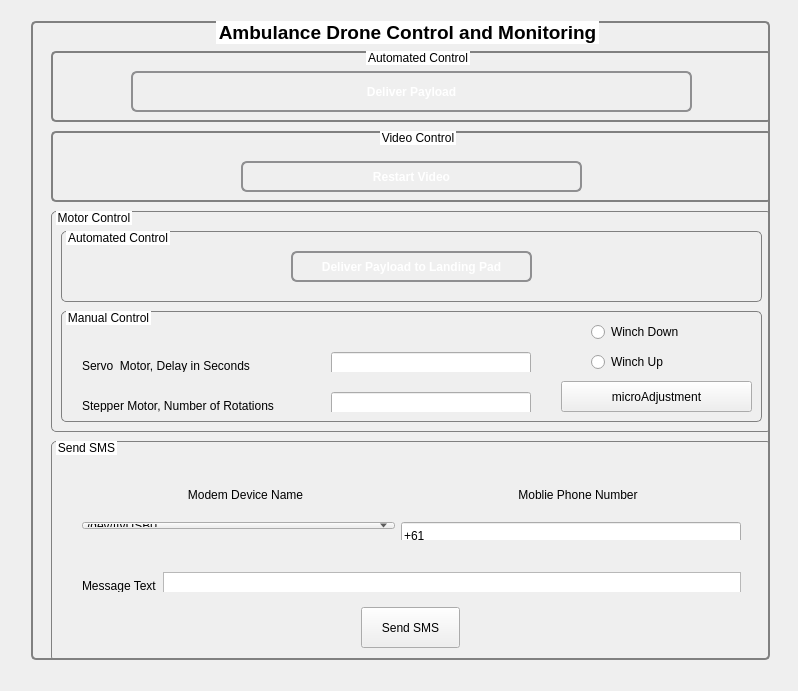
<?xml version="1.0" encoding="UTF-8"?>
<ui version="4.0">
 <class>ambulance</class>
 <widget class="QWidget" name="ambulance">
  <property name="geometry">
   <rect>
    <x>0</x>
    <y>0</y>
    <width>798</width>
    <height>691</height>
   </rect>
  </property>
  <property name="windowTitle">
   <string>ambulance</string>
  </property>
  <widget class="QWidget" name="gridLayoutWidget">
   <property name="geometry">
    <rect>
     <x>20</x>
     <y>10</y>
     <width>761</width>
     <height>661</height>
    </rect>
   </property>
   <layout class="QGridLayout" name="ambulanceGridLayout">
    <item row="0" column="0">
     <widget class="QGroupBox" name="payloadDeliveryGroupBox">
      <property name="font">
       <font>
        <pointsize>14</pointsize>
        <weight>75</weight>
        <bold>true</bold>
       </font>
      </property>
      <property name="accessibleName">
       <string/>
      </property>
      <property name="styleSheet">
       <string notr="true">QGroupBox {
          border: 2px solid grey;
          border-radius: 5px;
          margin-top: 1ex;
}

QGroupBox::title {
 	subcontrol-origin: margin;
    subcontrol-position: top center; 
    top: 0px; left: 5px; bottom: 0px;
	background-color: white;
 }


</string>
      </property>
      <property name="title">
       <string>Ambulance Drone Control and Monitoring</string>
      </property>
      <property name="alignment">
       <set>Qt::AlignCenter</set>
      </property>
      <widget class="QGroupBox" name="motorControlGroupBox">
       <property name="geometry">
        <rect>
         <x>20</x>
         <y>190</y>
         <width>721</width>
         <height>221</height>
        </rect>
       </property>
       <property name="styleSheet">
        <string notr="true">QGroupBox {
          border: 1px solid grey;
          border-radius: 5px;
          margin-top: 1ex;
}

QGroupBox::title {
    subcontrol-origin: margin;
   	subcontrol-position: top left; /* position at top left */
   	top: 0px; left: 5px; bottom: 0px;
	background-color: white;
 }</string>
       </property>
       <property name="title">
        <string>Motor Control</string>
       </property>
       <widget class="QGroupBox" name="groupBox">
        <property name="geometry">
         <rect>
          <x>10</x>
          <y>100</y>
          <width>701</width>
          <height>111</height>
         </rect>
        </property>
        <property name="title">
         <string>Manual Control</string>
        </property>
        <widget class="QWidget" name="horizontalLayoutWidget_4">
         <property name="geometry">
          <rect>
           <x>10</x>
           <y>30</y>
           <width>471</width>
           <height>31</height>
          </rect>
         </property>
         <layout class="QHBoxLayout" name="horizontalLayout_4">
          <item>
           <widget class="QLabel" name="label_4">
            <property name="minimumSize">
             <size>
              <width>250</width>
              <height>27</height>
             </size>
            </property>
            <property name="maximumSize">
             <size>
              <width>250</width>
              <height>27</height>
             </size>
            </property>
            <property name="text">
             <string>Servo  Motor, Delay in Seconds</string>
            </property>
           </widget>
          </item>
          <item>
           <widget class="QLineEdit" name="servoDelaySec">
            <property name="minimumSize">
             <size>
              <width>200</width>
              <height>27</height>
             </size>
            </property>
            <property name="maximumSize">
             <size>
              <width>200</width>
              <height>27</height>
             </size>
            </property>
            <property name="inputMethodHints">
             <set>Qt::ImhDigitsOnly</set>
            </property>
            <property name="text">
             <string/>
            </property>
            <property name="maxLength">
             <number>2</number>
            </property>
           </widget>
          </item>
         </layout>
        </widget>
        <widget class="QWidget" name="horizontalLayoutWidget_5">
         <property name="geometry">
          <rect>
           <x>10</x>
           <y>70</y>
           <width>471</width>
           <height>31</height>
          </rect>
         </property>
         <layout class="QHBoxLayout" name="horizontalLayout_5">
          <item>
           <widget class="QLabel" name="label_5">
            <property name="sizePolicy">
             <sizepolicy hsizetype="Fixed" vsizetype="Fixed">
              <horstretch>0</horstretch>
              <verstretch>0</verstretch>
             </sizepolicy>
            </property>
            <property name="minimumSize">
             <size>
              <width>250</width>
              <height>27</height>
             </size>
            </property>
            <property name="maximumSize">
             <size>
              <width>250</width>
              <height>27</height>
             </size>
            </property>
            <property name="text">
             <string>Stepper Motor, Number of Rotations</string>
            </property>
           </widget>
          </item>
          <item>
           <widget class="QLineEdit" name="stepperNumRotations">
            <property name="minimumSize">
             <size>
              <width>200</width>
              <height>27</height>
             </size>
            </property>
            <property name="maximumSize">
             <size>
              <width>200</width>
              <height>27</height>
             </size>
            </property>
            <property name="inputMethodHints">
             <set>Qt::ImhDigitsOnly</set>
            </property>
            <property name="text">
             <string/>
            </property>
            <property name="maxLength">
             <number>8</number>
            </property>
           </widget>
          </item>
         </layout>
        </widget>
        <widget class="QPushButton" name="microAdjPushButton">
         <property name="geometry">
          <rect>
           <x>500</x>
           <y>70</y>
           <width>191</width>
           <height>31</height>
          </rect>
         </property>
         <property name="text">
          <string>microAdjustment</string>
         </property>
        </widget>
        <widget class="QRadioButton" name="winchUpRadioButton">
         <property name="geometry">
          <rect>
           <x>530</x>
           <y>40</y>
           <width>117</width>
           <height>22</height>
          </rect>
         </property>
         <property name="text">
          <string>Winch Up</string>
         </property>
        </widget>
        <widget class="QRadioButton" name="winchDownRadioButton">
         <property name="geometry">
          <rect>
           <x>530</x>
           <y>10</y>
           <width>117</width>
           <height>22</height>
          </rect>
         </property>
         <property name="text">
          <string>Winch Down</string>
         </property>
        </widget>
       </widget>
       <widget class="QGroupBox" name="groupBox_2">
        <property name="geometry">
         <rect>
          <x>10</x>
          <y>20</y>
          <width>701</width>
          <height>71</height>
         </rect>
        </property>
        <property name="title">
         <string>Automated Control</string>
        </property>
        <widget class="QPushButton" name="deliverPayload2LPpushButton">
         <property name="geometry">
          <rect>
           <x>230</x>
           <y>20</y>
           <width>241</width>
           <height>31</height>
          </rect>
         </property>
         <property name="font">
          <font>
           <weight>75</weight>
           <italic>false</italic>
           <bold>true</bold>
           <strikeout>false</strikeout>
           <stylestrategy>PreferDefault</stylestrategy>
           <kerning>true</kerning>
          </font>
         </property>
         <property name="styleSheet">
          <string notr="true">QPushButton {
    border: 2px solid #8f8f91;
    border-radius: 6px;
    background-color: qlineargradient(x1: 0, y1: 0, x2: 0, y2: 1,
                                      stop: 0 #000080, stop: 1 #dadbde);
    min-width: 80px;
	color:white;
}

QPushButton:pressed {
    background-color: qlineargradient(x1: 0, y1: 0, x2: 0, y2: 1,
                                      stop: 0 #dadbde, stop: 1 #f6f7fa);
}

QPushButton:default {
    border-color: navy; /* make the default button prominent */
}
</string>
         </property>
         <property name="text">
          <string>Deliver Payload to Landing Pad</string>
         </property>
         <property name="autoDefault">
          <bool>false</bool>
         </property>
        </widget>
       </widget>
      </widget>
      <widget class="QGroupBox" name="sendSMSGroupBox">
       <property name="geometry">
        <rect>
         <x>20</x>
         <y>420</y>
         <width>721</width>
         <height>221</height>
        </rect>
       </property>
       <property name="styleSheet">
        <string notr="true">QGroupBox {
          border: 1px solid grey;
          border-radius: 5px;
          margin-top: 1ex;
}

QGroupBox::title {
    subcontrol-origin: margin;
    subcontrol-position: top left; /* position at top left */
    top: 0px; left: 5px; bottom: 0px;
	background-color: white;
 }
</string>
       </property>
       <property name="title">
        <string>Send SMS</string>
       </property>
       <widget class="QWidget" name="horizontalLayoutWidget">
        <property name="geometry">
         <rect>
          <x>20</x>
          <y>30</y>
          <width>681</width>
          <height>31</height>
         </rect>
        </property>
        <layout class="QHBoxLayout" name="horizontalLayout">
         <item>
          <widget class="QLabel" name="label_3">
           <property name="sizePolicy">
            <sizepolicy hsizetype="Preferred" vsizetype="Fixed">
             <horstretch>0</horstretch>
             <verstretch>0</verstretch>
            </sizepolicy>
           </property>
           <property name="minimumSize">
            <size>
             <width>0</width>
             <height>27</height>
            </size>
           </property>
           <property name="maximumSize">
            <size>
             <width>16777215</width>
             <height>27</height>
            </size>
           </property>
           <property name="text">
            <string>&lt;html&gt;&lt;head/&gt;&lt;body&gt;&lt;p align=&quot;center&quot;&gt;Modem Device Name&lt;/p&gt;&lt;/body&gt;&lt;/html&gt;</string>
           </property>
           <property name="indent">
            <number>-1</number>
           </property>
          </widget>
         </item>
         <item>
          <widget class="QLabel" name="label_2">
           <property name="sizePolicy">
            <sizepolicy hsizetype="Preferred" vsizetype="Fixed">
             <horstretch>0</horstretch>
             <verstretch>0</verstretch>
            </sizepolicy>
           </property>
           <property name="minimumSize">
            <size>
             <width>0</width>
             <height>27</height>
            </size>
           </property>
           <property name="maximumSize">
            <size>
             <width>16777215</width>
             <height>27</height>
            </size>
           </property>
           <property name="text">
            <string>&lt;html&gt;&lt;head/&gt;&lt;body&gt;&lt;p align=&quot;center&quot;&gt;Moblie Phone Number&lt;/p&gt;&lt;/body&gt;&lt;/html&gt;</string>
           </property>
          </widget>
         </item>
        </layout>
       </widget>
       <widget class="QWidget" name="horizontalLayoutWidget_2">
        <property name="geometry">
         <rect>
          <x>20</x>
          <y>120</y>
          <width>681</width>
          <height>31</height>
         </rect>
        </property>
        <layout class="QHBoxLayout" name="horizontalLayout_2">
         <item>
          <widget class="QLabel" name="label">
           <property name="minimumSize">
            <size>
             <width>0</width>
             <height>27</height>
            </size>
           </property>
           <property name="maximumSize">
            <size>
             <width>16777215</width>
             <height>27</height>
            </size>
           </property>
           <property name="text">
            <string>Message Text</string>
           </property>
          </widget>
         </item>
         <item>
          <widget class="QTextEdit" name="messageTextTextEdit">
           <property name="minimumSize">
            <size>
             <width>0</width>
             <height>27</height>
            </size>
           </property>
           <property name="maximumSize">
            <size>
             <width>16777215</width>
             <height>27</height>
            </size>
           </property>
           <property name="inputMethodHints">
            <set>Qt::ImhNone</set>
           </property>
          </widget>
         </item>
        </layout>
       </widget>
       <widget class="QPushButton" name="sendSMSPushButton">
        <property name="geometry">
         <rect>
          <x>310</x>
          <y>166</y>
          <width>99</width>
          <height>41</height>
         </rect>
        </property>
        <property name="text">
         <string>Send SMS</string>
        </property>
       </widget>
       <widget class="QWidget" name="horizontalLayoutWidget_3">
        <property name="geometry">
         <rect>
          <x>20</x>
          <y>70</y>
          <width>681</width>
          <height>29</height>
         </rect>
        </property>
        <layout class="QHBoxLayout" name="horizontalLayout_3" stretch="0,0">
         <property name="spacing">
          <number>6</number>
         </property>
         <item>
          <widget class="QComboBox" name="modemDevNameComboBox">
           <property name="currentIndex">
            <number>0</number>
           </property>
           <item>
            <property name="text">
             <string>/dev/ttyUSB0</string>
            </property>
           </item>
           <item>
            <property name="text">
             <string>/dev/ttyUSB1</string>
            </property>
           </item>
           <item>
            <property name="text">
             <string>/dev/ttyUSB2</string>
            </property>
           </item>
          </widget>
         </item>
         <item>
          <widget class="QLineEdit" name="mobileNumLineEdit">
           <property name="minimumSize">
            <size>
             <width>340</width>
             <height>27</height>
            </size>
           </property>
           <property name="maximumSize">
            <size>
             <width>340</width>
             <height>27</height>
            </size>
           </property>
           <property name="inputMethodHints">
            <set>Qt::ImhDigitsOnly|Qt::ImhFormattedNumbersOnly|Qt::ImhPreferNumbers</set>
           </property>
           <property name="text">
            <string>+61</string>
           </property>
           <property name="maxLength">
            <number>12</number>
           </property>
          </widget>
         </item>
        </layout>
       </widget>
       <zorder>horizontalLayoutWidget</zorder>
       <zorder>horizontalLayoutWidget_2</zorder>
       <zorder>sendSMSPushButton</zorder>
       <zorder>horizontalLayoutWidget_3</zorder>
       <zorder>videoControlGroupBox</zorder>
      </widget>
      <widget class="QGroupBox" name="automatedControlGroupBox">
       <property name="geometry">
        <rect>
         <x>20</x>
         <y>30</y>
         <width>721</width>
         <height>71</height>
        </rect>
       </property>
       <property name="title">
        <string>Automated Control</string>
       </property>
       <widget class="QPushButton" name="deliverPayloadPushButton">
        <property name="geometry">
         <rect>
          <x>80</x>
          <y>20</y>
          <width>561</width>
          <height>41</height>
         </rect>
        </property>
        <property name="font">
         <font>
          <weight>75</weight>
          <italic>false</italic>
          <bold>true</bold>
          <strikeout>false</strikeout>
          <stylestrategy>PreferDefault</stylestrategy>
          <kerning>true</kerning>
         </font>
        </property>
        <property name="styleSheet">
         <string notr="true">QPushButton {
    border: 2px solid #8f8f91;
    border-radius: 6px;
    background-color: qlineargradient(x1: 0, y1: 0, x2: 0, y2: 1,
                                      stop: 0 #800000, stop: 1 #dadbde);
	color: white;
    min-width: 80px;
}

QPushButton:pressed {
    background-color: qlineargradient(x1: 0, y1: 0, x2: 0, y2: 1,
                                      stop: 0 #dadbde, stop: 1 #f6f7fa);
}

QPushButton:default {
    border-color: navy; /* make the default button prominent */
}
</string>
        </property>
        <property name="text">
         <string>Deliver Payload</string>
        </property>
       </widget>
      </widget>
      <widget class="QGroupBox" name="videoControlGroupBox">
       <property name="geometry">
        <rect>
         <x>20</x>
         <y>110</y>
         <width>721</width>
         <height>71</height>
        </rect>
       </property>
       <property name="autoFillBackground">
        <bool>false</bool>
       </property>
       <property name="title">
        <string>Video Control</string>
       </property>
       <property name="alignment">
        <set>Qt::AlignLeading|Qt::AlignLeft|Qt::AlignVCenter</set>
       </property>
       <widget class="QPushButton" name="restartVideoPushButton">
        <property name="geometry">
         <rect>
          <x>190</x>
          <y>30</y>
          <width>341</width>
          <height>31</height>
         </rect>
        </property>
        <property name="font">
         <font>
          <weight>75</weight>
          <italic>false</italic>
          <bold>true</bold>
          <strikeout>false</strikeout>
          <stylestrategy>PreferDefault</stylestrategy>
          <kerning>true</kerning>
         </font>
        </property>
        <property name="styleSheet">
         <string notr="true">QPushButton {
    border: 2px solid #8f8f91;
    border-radius: 6px;
    background-color: qlineargradient(x1: 0, y1: 0, x2: 0, y2: 1,
                                      stop: 0 #000080, stop: 1 #dadbde);
	color:white;
    min-width: 80px;
}

QPushButton:pressed {
    background-color: qlineargradient(x1: 0, y1: 0, x2: 0, y2: 1,
                                      stop: 0 #dadbde, stop: 1 #f6f7fa);
}

QPushButton:default {
    border-color: navy; /* make the default button prominent */
}
</string>
        </property>
        <property name="text">
         <string>Restart Video</string>
        </property>
       </widget>
      </widget>
     </widget>
    </item>
   </layout>
  </widget>
 </widget>
 <layoutdefault spacing="6" margin="11"/>
 <resources/>
 <connections/>
</ui>
